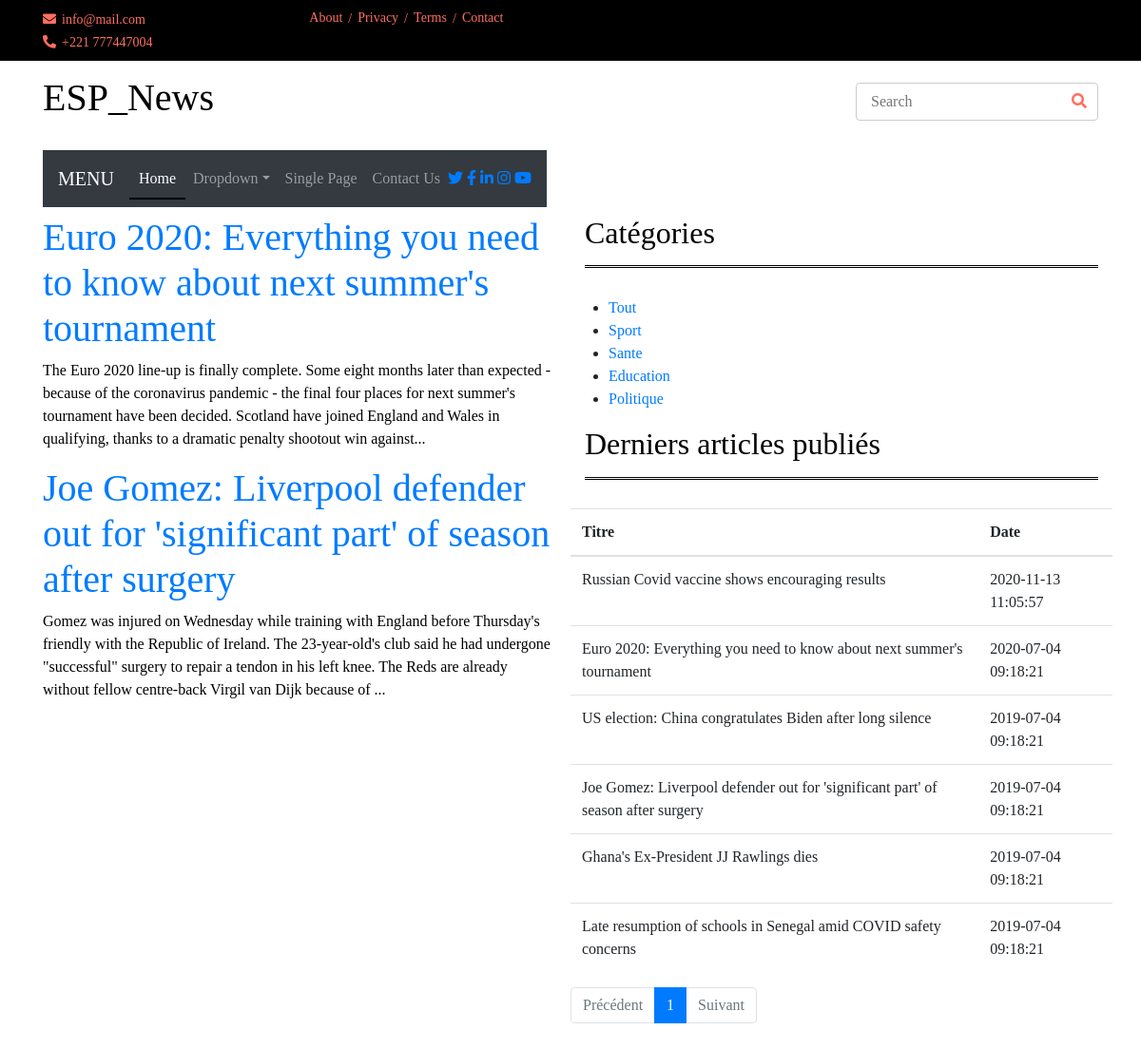
Page /Views/index.php?categorie=1 on the committed database.
### tables this page shows
CREATE TABLE `Article` (
  `id` int(11) NOT NULL,
  `titre` varchar(255) DEFAULT NULL,
  `contenu` text DEFAULT NULL,
  `dateCreation` datetime DEFAULT current_timestamp(),
  `dateModification` datetime DEFAULT current_timestamp(),
  `categorie` int(11) DEFAULT NULL
);

CREATE TABLE `Categorie` (
  `id` int(11) NOT NULL,
  `libelle` varchar(20) DEFAULT NULL
);

### Model/Data/Connexion.class.php (called while the page is built, shortened)
<?php
class Connexion
{
    private static $connexion;
    private function __construct()
    {
        try
        {
            $user = 'root';
			$password = '';
			$server = 'localhost';
            $dbname = 'mglsi_news;charset=utf8';
            self::$connexion = new PDO('mysql:host='.$server.';dbname='.$dbname, $user, $password, [PDO::ATTR_ERRMODE=>PDO::ERRMODE_EXCEPTION]);
        }
        catch(Exception $e)
        {
            echo 'Une erreur est survenue lors de la connection à la BD => '. $e->getMessage();
            die();
        }
    }
    public static function getConnexion()
    {
        return self::$connexion;
    }
}

### Controller/Controller.php (called while the page is built, shortened)
<?php
require_once(dirname(__FILE__).'/../Model/Data/Connexion.class.php');
require_once(dirname(__FILE__).'/../Model/Manager/ArticleManager.class.php');
require_once(dirname(__FILE__).'/../Model/Manager/CategorieManager.class.php');
require_once(dirname(__FILE__).'/../Model/Manager/UserDAO.class.php');
class Controller
{
    private $articleManager;
    public function __construct()
    {
        $this->connexion = \Connexion::getConnexion();
        $this->articleManager = new \ArticleManager($this->connexion);
        $this->userManager = new UserDAO($this->connexion);
        $this->categorieManager = new \CategorieManager($this->connexion);
        $this->allArticles = $this->articleManager->getAll();
        $this->allCategories = $this->categorieManager->getAll();
        $this->listUser = $this->userManager->allUser();
    }
    public function articleByCategory($id)
    {
        $itemArticles = $this->articleManager->getByCategory($id);
        return $itemArticles;
    }
}

### Model/Manager/ArticleManager.class.php (called while the page is built, shortened)
<?php
class ArticleManager
{
    private $db;
    private function setDb($db)
    {
        $this->db = $db;
    }
    public function getAll()
    {
        $articles = array();
        $request = $this->db->query('SELECT * FROM Article');
        while($data = $request->fetch(PDO::FETCH_ASSOC))
        {
            $articles [] = new Article($data);
        }
        return $articles;
    }
    public function getByCategory($category)
    {
        $category = (int) $category;
        $request = $this->db->prepare('SELECT * FROM Article WHERE categorie = :categorie');
        $request->execute(array(
            'categorie' => $category
        ));
        return $articles = $request->fetchAll(PDO::FETCH_OBJ);
    }
}

### assets/Utilities/HydratationTrait.php (called while the page is built, shortened)
<?php
trait HydratationTrait
{
    private function hydrate(Array $data)
    {
        foreach($data as $key => $value)
        {
            $method = 'set'.ucfirst($key);
        }
    }
}

### Model/Manager/CategorieManager.class.php (called while the page is built, shortened)
<?php
class CategorieManager
{
    private $db;
    private function setDb($db)
    {
        $this->db = $db;
    }
    public function getAll()
    {
        $request = $this->db->query('SELECT * FROM Categorie');
        $data = $request->fetchAll(PDO::FETCH_OBJ);
        return $data;
    }
}

### Model/Manager/UserDAO.class.php (called while the page is built, shortened)
<?php
 require_once(dirname(__FILE__).'/../../assets/Utilities/HydratationTrait.php');
class UserDAO
{
    private $db;
    private function setDb($db)
    {
        $this->db = $db;
    }
    public function allUser()
    {
        $users = array();
        $request = $this->db->query('SELECT * FROM user WHERE deleted = 0 and statut <>  1 ');
        while($data = $request->fetch(PDO::FETCH_ASSOC))
        {
            $users [] = new User($data);
        }
        return $users;
    }
}

### Views/index.php (the view, shortened to what this page needs)
<?php
try
        {
            $user = 'root';
            $password = '';
            $server = 'localhost';
            $dbname = 'mglsi_news;charset=utf8';
            $db = new PDO('mysql:host='.$server.';dbname='.$dbname, $user, $password);
        }
        catch(PDOException $e)
        {
            echo 'Une erreur est survenue lors de la connection à la BD => '. $e->getMessage();
            die();
        }
?>
<!DOCTYPE html>
<html lang="en">
<head>
    <link href="https://stackpath.bootstrapcdn.com/bootstrap/4.4.1/css/bootstrap.min.css" rel="stylesheet">
    <link href="https://cdnjs.cloudflare.com/ajax/libs/font-awesome/5.10.0/css/all.min.css" rel="stylesheet">
    <link href="assets/lib/slick/slick.css" rel="stylesheet">
    <link href="assets/lib/slick/slick-theme.css" rel="stylesheet">
	<link rel="stylesheet" type="text/css" href="assets/css/style2.css">
    <link rel="stylesheet" href="https://stackpath.bootstrapcdn.com/bootstrap/4.4.1/css/bootstrap.min.css">
</head>
<body style=" font-family: serif;">
        <div class="top-bar navbar">
            <div class="container">
                <div class="row">
                    <div class="col-md-6">
                        <div class="tb-contact">
                            <p><i class="fas fa-envelope"></i>info@mail.com</p>
                            <p><i class="fas fa-phone-alt"></i>+221 777447004</p>
                        </div>
                    </div>
                    <div class="col-md-6">
                        <div class="tb-menu">
                            <a href="">About</a>
                            <a href="">Privacy</a>
                            <a href="">Terms</a>
                            <a href="">Contact</a>
                        </div>
                    </div>
                </div>
            </div>
        </div>
        <div class="brand ">
            <div class="container">
                <div class="row align-items-center">
                    <div class="col-lg-3 col-md-4">
                        <div class="b-logo">
                                        <?php require_once('entete.php');?>
                        </div>
                    </div>
                    <div class="col-lg-3 col-md-4">
                        <div class="b-search">
                            <input type="text" placeholder="Search">
                            <button><i class="fa fa-search"></i></button>
                        </div>
                    </div>
                </div>
            </div>
        </div>
        <div class=" navbar navbar-inverse">
            <div class="container">
                <nav class="navbar navbar-expand-md bg-dark navbar-dark">
                    <a href="#" class="navbar-brand">MENU</a>
                    <div class="collapse navbar-collapse justify-content-between" id="navbarCollapse">
                        <div class="navbar-nav mr-auto">
                            <a href="" class="nav-item nav-link active">Home</a>
                            <div class="nav-item dropdown">
                                <a href="#" class="nav-link dropdown-toggle" data-toggle="dropdown">Dropdown</a>
                            </div>
                            <a href="single-page.html" class="nav-item nav-link">Single Page</a>
                            <a href="contact.html" class="nav-item nav-link">Contact Us</a>
                        </div>
                        <div class="social ml-auto">
                            <a href=""><i class="fab fa-twitter"></i></a>
                            <a href=""><i class="fab fa-facebook-f"></i></a>
                            <a href=""><i class="fab fa-linkedin-in"></i></a>
                            <a href=""><i class="fab fa-instagram"></i></a>
                            <a href=""><i class="fab fa-youtube"></i></a>
                        </div>
                    </div>
                </nav>
            </div>
        </div>
        <div class="cat-news">
            <div class="container">
                <div class="row">
                    <div class="col-md-6">
                        <div id="contenu">
                            <?php
                                $controller = new Controller();
                                if(!isset($_GET['categorie']))
                                {
                                $articles = $controller->allArticles;
                                if(count($articles) == 0)
                                    echo "<h1>Aucun article trouvé !</h1>";
                                else
                                    foreach ($articles as $article)
                                    {?>
                                        <div class="article">
                                            <h1><a href="article/<?= $article->getId() ?>"><?php echo mb_convert_encoding($article->getTitre(),'utf-8'); ?></a></h1>
                                            <p><?= substr($article->getContenu(), 0, 300) . '...' ?></p>
                                        </div><?php
                                    }
                                }
                                else
                                {
                                $itemArticles = $controller->articleByCategory($_GET['categorie']);
                                if(count($itemArticles) == 0)
                                    echo "<h1>Aucun article trouvé !</h1>";
                                else
                                    foreach ($itemArticles as $article)
                                    {?>
                                        <div class="article">
                                            <h1><a href="article/<?= $article->id ?>"><?php echo mb_convert_encoding($article->titre,'utf-8'); ?></a></h1>
                                            <p><?= substr($article->contenu, 0, 300) . '...' ?></p>
                                        </div><?php
                                    }
                                }
                            ?>
                        </div>
                    </div>
                    <div class="col-md-6">
                        <h2>Catégories</h2>
                        <div class="row cn-slider">
                            <?php require_once('menu.php'); ?>
                        </div>
                        <h2>Derniers articles publiés</h2>
                        <div class="row cn-slider">
                                <?php
                                        if(isset($_GET['page']) && !empty($_GET['page'])){
                                            $currentPage = (int) strip_tags($_GET['page']);
                                        }else{
                                            $currentPage = 1;
                                        }
                                        $sql = 'SELECT COUNT(*) AS nb_articles FROM `Article`;';
                                        $query = $db->prepare($sql);
                                        $query->execute();
                                        $result = $query->fetch();
                                        $nbArticles = (int) $result['nb_articles'];
                                        $parPage = 10;
                                        $pages = ceil($nbArticles / $parPage);
                                        $premier = ($currentPage * $parPage) - $parPage;
                                        $sql = 'SELECT * FROM `Article` ORDER BY `dateCreation` DESC LIMIT :premier, :parpage;';
                                        $query = $db->prepare($sql);
                                        $query->bindValue(':premier', $premier, PDO::PARAM_INT);
                                        $query->bindValue(':parpage', $parPage, PDO::PARAM_INT);
                                        $query->execute();
                                        $articles = $query->fetchAll(PDO::FETCH_ASSOC);
                            ?>
                            <main class="container" >
                                <div class="row">
                                    <section class="col-26  liste  " >
                                        <table class="table article">
                                            <thead>
                                                <th>Titre</th>
                                                <th>Date</th>
                                            </thead>
                                            <tbody>
                                                <?php
                                                foreach($articles as $article){
                                                ?>
                                                    <tr>
                                                        <td><?= $article['titre'] ?></td>
                                                        <td><?= $article['dateCreation'] ?></td>
                                                    </tr>
                                                <?php
                                                }
                                                ?>
                                            </tbody>
                                        </table>
                                        <nav>
                                            <ul class="pagination">
                                                <li class="page-item <?= ($currentPage == 1) ? "disabled" : "" ?>">
                                                    <a href="./?page=<?= $currentPage - 1 ?>" class="page-link">Précédent</a>
                                                </li>
                                                <?php for($page = 1; $page <= $pages; $page++): ?>
                                                  <li class="page-item <?= ($currentPage == $page) ? "active" : "" ?>">
                                                        <a href="./?page=<?= $page ?>" class="page-link"><?= $page ?></a>
                                                    </li>
                                                <?php endfor ?>
                                                  <li class="page-item <?= ($currentPage == $pages) ? "disabled" : "" ?>">
                                                    <a href="./?page=<?= $currentPage + 1 ?>" class="page-link">Suivant</a>
                                                </li>
                                            </ul>
                                        </nav>
                                    </section>
                                </div>
                            </main>
                        </div>
                    </div>
                </div>
            </div>
        </div>
</body>
</html>

### Views/menu.php
<div id="menu">
	<ul>
		<li class="col-26"><a href="index.php">Tout</a></li>
		<?php
			$controller= new Controller();
			$categories = $controller->allCategories;
			foreach ($categories as $categorie):?>
			<li class="col-26 liste article"><a href="categorie/<?= $categorie->id ?>"><?= mb_convert_encoding($categorie->libelle,"utf-8") ?></a></li>
		<?php endforeach ?>
	</ul>
</div>

### rows in the picture
article: titre "Euro 2020: Everything you need to know about next summer's tournament", contenu "The Euro 2020 line-up is finally complete. Some eight months later than expected - because of the coronavirus pandemic - the final four places for next summer's tournament have been decided. Scotland have joined England and Wales in qualifying, thanks to a dramatic penalty shootout win against", dateCreation "2020-07-04 09:18:21"
article: titre "Joe Gomez: Liverpool defender out for 'significant part' of season after surgery", contenu "Gomez was injured on Wednesday while training with England before Thursday's friendly with the Republic of Ireland. The 23-year-old's club said he had undergone \"successful\" surgery to repair a tendon in his left knee. The Reds are already without fellow centre-back Virgil van Dijk because of", dateCreation "2019-07-04 09:18:21"
categorie: libelle "Sport"
categorie: libelle "Sante"
categorie: libelle "Education"
categorie: libelle "Politique"
article: titre "Russian Covid vaccine shows encouraging results", dateCreation "2020-11-13 11:05:57"
article: titre "US election: China congratulates Biden after long silence", dateCreation "2019-07-04 09:18:21"
article: titre "Ghana's Ex-President JJ Rawlings dies", dateCreation "2019-07-04 09:18:21"
article: titre "Late resumption of schools in Senegal amid COVID safety concerns", dateCreation "2019-07-04 09:18:21"
